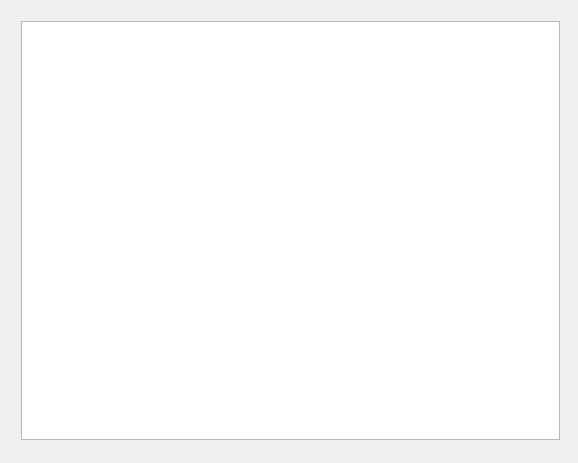
<?xml version="1.0" encoding="UTF-8"?>
<ui version="4.0">
 <class>ShoppingCartView</class>
 <widget class="QWidget" name="ShoppingCartView">
  <property name="geometry">
   <rect>
    <x>0</x>
    <y>0</y>
    <width>578</width>
    <height>463</height>
   </rect>
  </property>
  <property name="windowTitle">
   <string>ShoppingCartView</string>
  </property>
  <widget class="QWidget" name="horizontalLayoutWidget">
   <property name="geometry">
    <rect>
     <x>10</x>
     <y>10</y>
     <width>561</width>
     <height>441</height>
    </rect>
   </property>
   <layout class="QHBoxLayout" name="horizontalLayout">
    <item>
     <widget class="QTableView" name="shoppingBasketListView"/>
    </item>
   </layout>
  </widget>
 </widget>
 <layoutdefault spacing="6" margin="11"/>
 <resources/>
 <connections/>
</ui>
